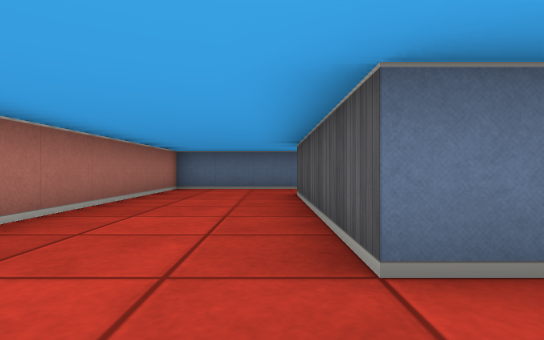
view 1 (above)

16 first-person views from a walk through a cub3D maze. The camera is about half as high as the walls, looks level and sees 80° across. The floor is counted in squares. Each view is taken from the middle of a square. On the plan, view 1 faces up. The plan holds only what a view shows up to about 9 squares ahead; the rest is blank. The place goes on beyond the plan.

view 2
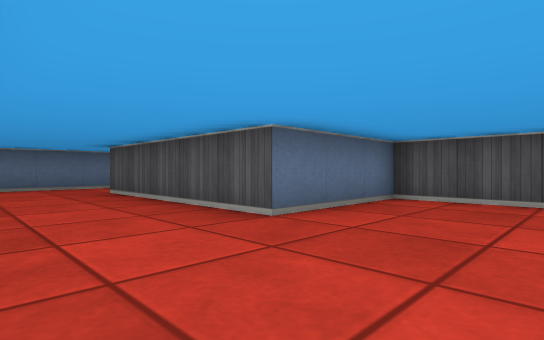

view 3
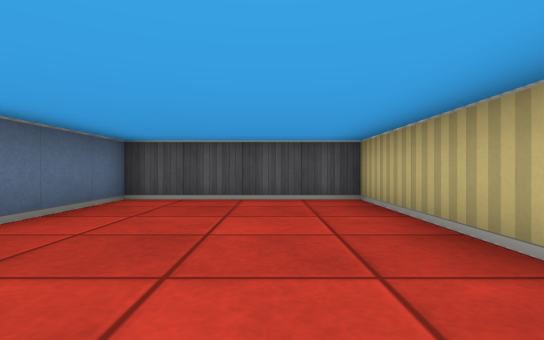

view 4
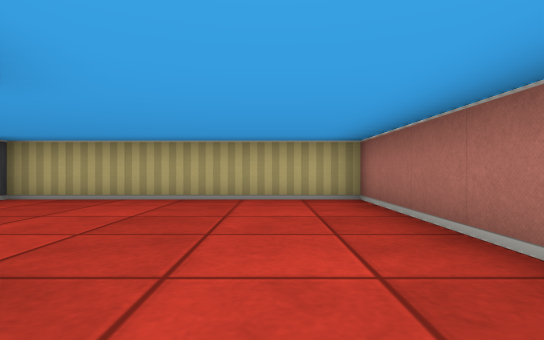

view 5
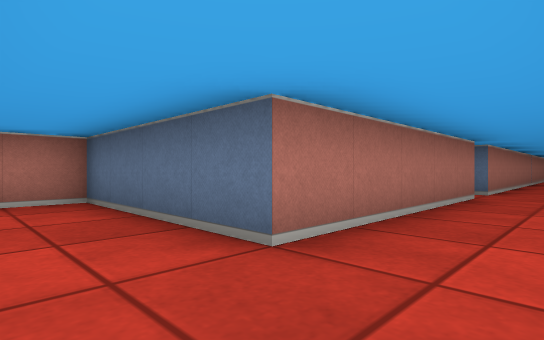

view 6
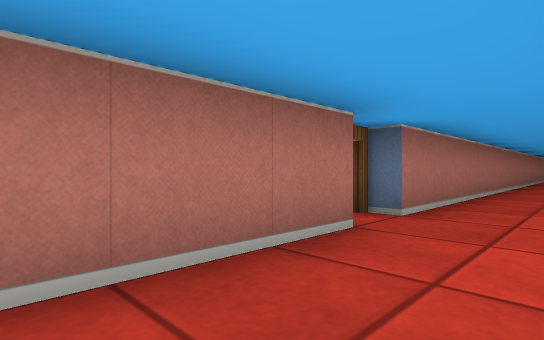

view 7
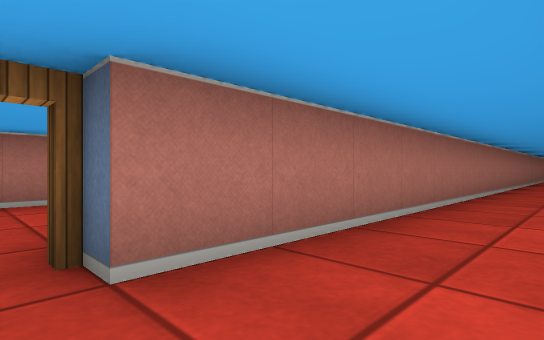

view 8
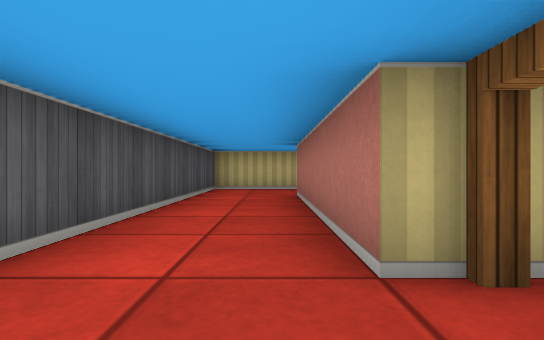

view 9
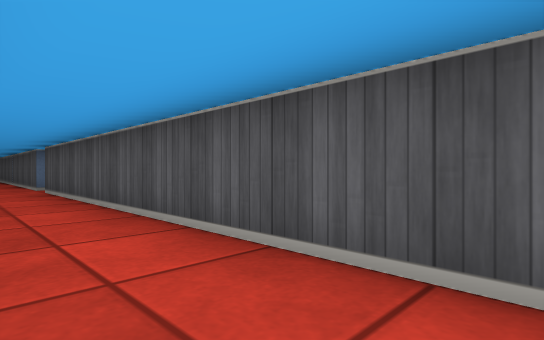

view 10
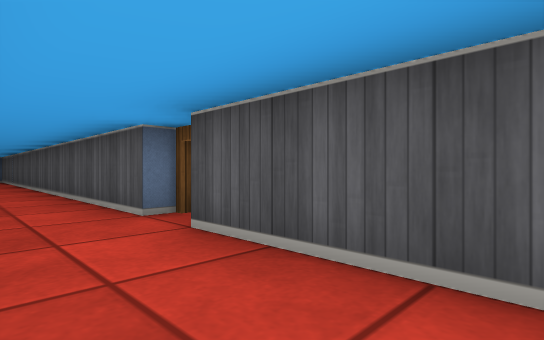

view 11
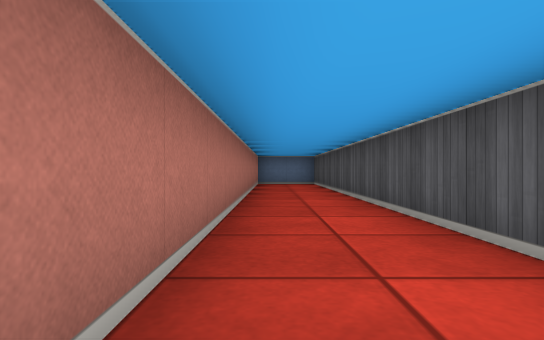

view 12
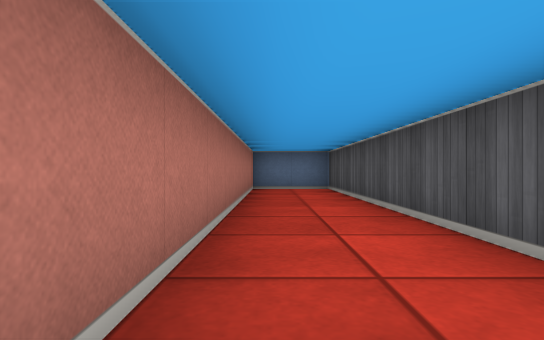

view 13
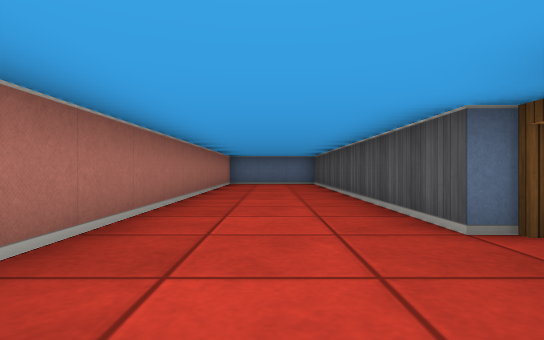

view 14
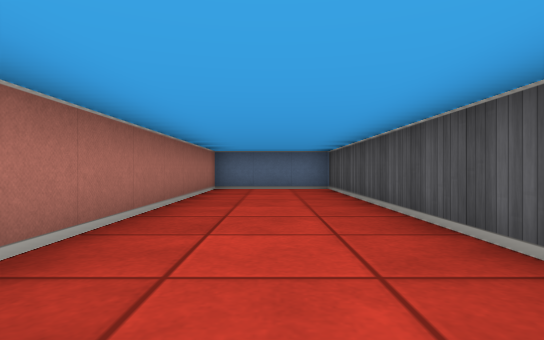

view 15
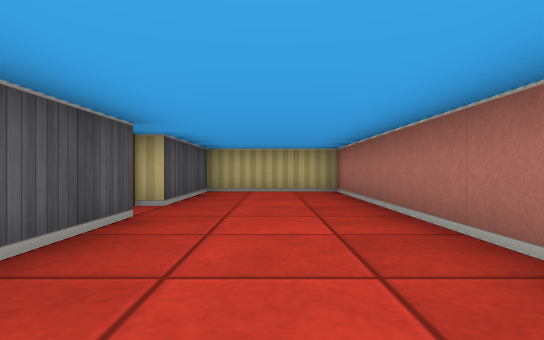

view 16
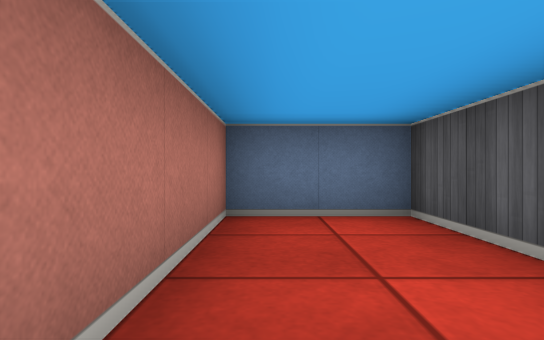

### Floor plan
Ten units are one square. View 1 is at (0, 0); x grows to the right and y downward. Boxes are objects, and circles mark ways between rooms. Rooms are numbered by the first view taken in them; rooms with no view inside come last. Other rooms are left out.
<svg viewBox="-30 -340 75 370">
<path fill="none" stroke="#000" d="M-25 -12 -25 25 35 25 35 -15 5 -15 5 -65M15 -85 -25 -85 -25 -29M35 -205 35 -335 15 -335 15 -145M15 -135 15 -85M12 -65 35 -65 35 -195M5 -145 5 -235 -25 -235 -25 -105 5 -105 5 -135"/>
<circle cx="10" cy="-75" r="3" fill="#2a7"/>
<circle cx="10" cy="-140" r="3" fill="#2a7"/>
<text x="0" y="-20">1</text>
<text x="20" y="-200">2</text>
<text x="-10" y="-170">3</text>
</svg>
Room 1 opens to room 2. Room 2 opens to room 3.

Where each view was taken, in squares from view 1:
view 1: 0 up, 0 right, facing up
view 2: 1 down, 2 left, facing up-right
view 3: 1 down, 2 left, facing right
view 4: 3 up, 1 left, facing down
view 5: 7 up, 3 right, facing up-left
view 6: 11 up, 3 right, facing up-left
view 7: 14 up, 3 right, facing up-left
view 8: 15 up, 2 right, facing down
view 9: 11 up, 2 right, facing up-right
view 10: 17 up, 2 right, facing up-right
view 11: 22 up, 2 right, facing up
view 12: 25 up, 2 right, facing up
view 13: 12 up, 1 left, facing up
view 14: 15 up, 1 left, facing up
view 15: 18 up, 1 left, facing down
view 16: 30 up, 2 right, facing up
